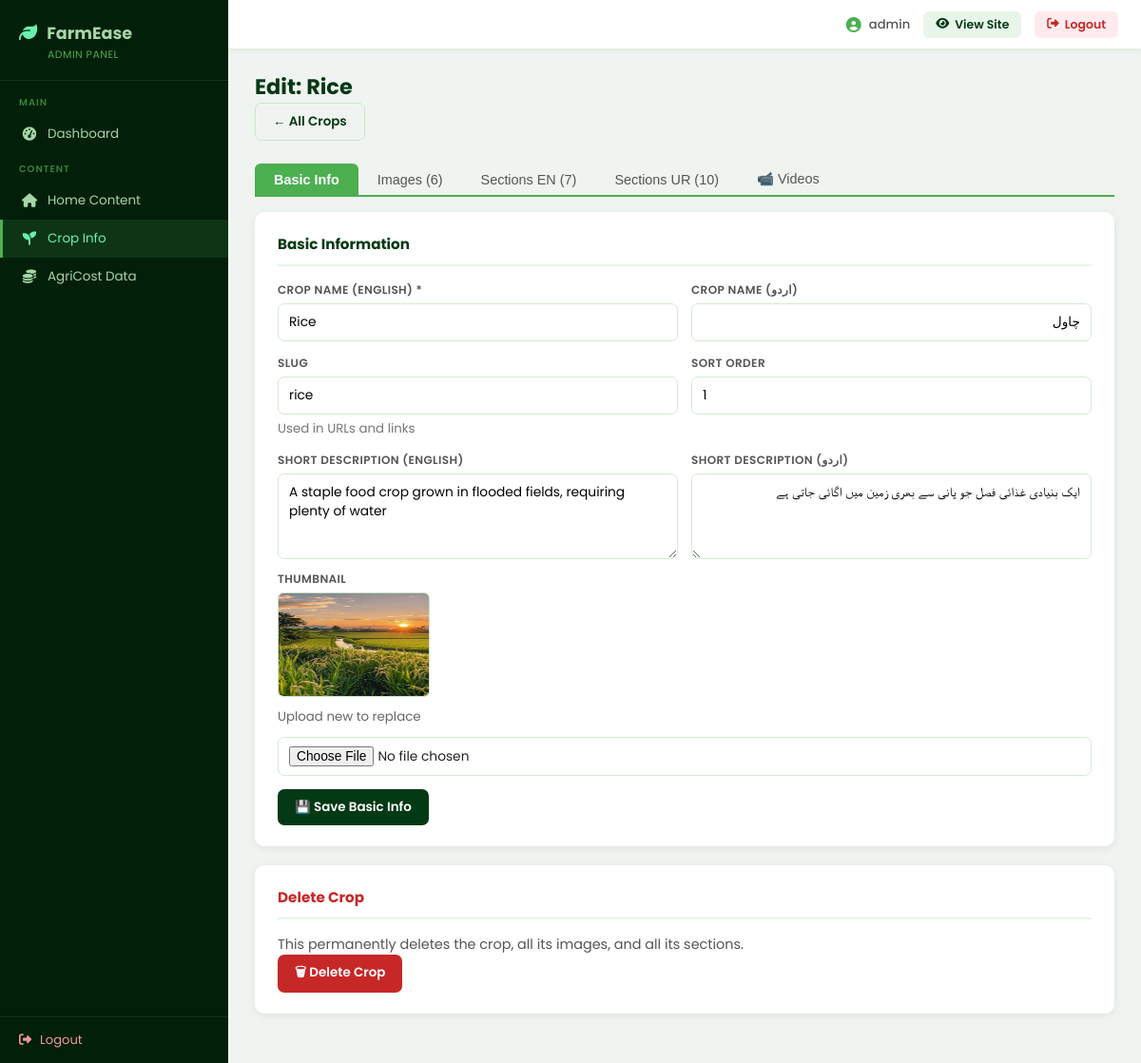
/backend/admin/crop-info.php?view=edit&id=1 (signed in), run on the app's committed database.
### tables this page shows
CREATE TABLE `crops` (
  `id` int(11) NOT NULL,
  `slug` varchar(50) NOT NULL,
  `name_en` varchar(100) DEFAULT '',
  `name_ur` varchar(100) DEFAULT '',
  `desc_en` text DEFAULT NULL,
  `desc_ur` text DEFAULT NULL,
  `thumbnail` varchar(255) DEFAULT '',
  `video_1` varchar(100) DEFAULT '',
  `video_2` varchar(100) DEFAULT '',
  `video_3` varchar(100) DEFAULT '',
  `video_4` varchar(100) DEFAULT '',
  `sort_order` int(11) DEFAULT 0,
  `images` longtext DEFAULT NULL,
  `sections_en` longtext DEFAULT NULL,
  `sections_ur` longtext DEFAULT NULL
);

### backend/admin/crop-info.php (the view, shortened to what this page needs)
<?php
function imgUrl($path) {
    return str_starts_with($path, 'http') ? $path : '../../frontend/' . $path;
}
function cropJsonDecode($raw) {
    $arr = json_decode($raw ?? '[]', true);
    return is_array($arr) ? $arr : [];
}
global $conn;
$view = $_GET['view'] ?? '';
$id   = (int)($_GET['id'] ?? 0);
$msg  = $_GET['msg'] ?? '';
$tab  = $_GET['tab'] ?? 'basic';
$crop = null;
$images = [];
$secEn = [];
$secUr = [];
if ($view === 'edit' && $id) {
    $crop = $conn->query("SELECT * FROM crops WHERE id=$id")->fetch_assoc();
    $images = cropJsonDecode($crop['images'] ?? '[]');
    $secEn  = cropJsonDecode($crop['sections_en'] ?? '[]');
    $secUr  = cropJsonDecode($crop['sections_ur'] ?? '[]');
}
$allCrops = $conn->query("SELECT * FROM crops ORDER BY sort_order, name_en")->fetch_all(MYSQLI_ASSOC);
?>
<!DOCTYPE html><html lang="en"><head><meta charset="UTF-8"><title>Crop Info</title>
<?php include __DIR__ . '/partials/head-styles.php'; ?>
</head><body>
<div class="layout">
<?php include __DIR__ . '/partials/sidebar.php'; ?>
<main class="content">
<?php if ($view === 'new'): ?>
<div class="page-header">
  <h1>Add New Crop</h1>
  <a href="crop-info.php" class="btn btn-outline">← Back</a>
</div>
<?php if ($msg === 'slug_taken'): ?>
<div class="alert alert-error">⚠ That slug is already taken. Choose a different one.</div>
<?php endif; ?>
<div class="card">
  <form method="POST" enctype="multipart/form-data">
    <input type="hidden" name="_action" value="create">
    <div class="form-grid">
      <div class="form-group">
        <label>Crop Name (English) *</label>
        <input type="text" name="name_en" required placeholder="e.g. Wheat">
      </div>
      <div class="form-group">
        <label>Crop Name (اردو)</label>
        <input type="text" name="name_ur" dir="rtl" placeholder="e.g. گندم">
      </div>
      <div class="form-group">
        <label>Slug (URL key) *</label>
        <input type="text" name="slug" required placeholder="e.g. wheat" id="slugInput">
        <small style="color:#777">Lowercase letters, numbers, hyphens only</small>
      </div>
      <div class="form-group">
        <label>Sort Order</label>
        <input type="number" name="sort_order" value="0">
      </div>
      <div class="form-group">
        <label>Short Description (English)</label>
        <textarea name="desc_en" rows="2" placeholder="e.g. A staple food crop grown in flooded fields, requiring plenty of water"></textarea>
      </div>
      <div class="form-group">
        <label>Short Description (اردو)</label>
        <textarea name="desc_ur" rows="2" dir="rtl" placeholder="مثلاً ایک اہم غذائی فصل جو سیلابی کھیتوں میں اگائی جاتی ہے..."></textarea>
      </div>
    </div>
    <div class="form-group" style="margin-top:12px">
      <label>Thumbnail Image</label>
      <input type="file" name="thumbnail" accept="image/*">
    </div>
    <div class="btn-group" style="margin-top:16px">
      <button type="submit" class="btn btn-primary">Create Crop →</button>
      <a href="crop-info.php" class="btn btn-outline">Cancel</a>
    </div>
  </form>
</div>
<script>
document.querySelector('input[name="name_en"]').addEventListener('input', function(){
  const s = document.getElementById('slugInput');
  if (!s.dataset.manual) s.value = this.value.toLowerCase().replace(/[^a-z0-9]+/g,'-').replace(/^-|-$/g,'');
});
document.getElementById('slugInput').addEventListener('input', function(){ this.dataset.manual = '1'; });
</script>
<?php elseif ($view === 'edit' && $crop): ?>
<div class="page-header">
  <h1>Edit: <?= htmlspecialchars($crop['name_en']) ?></h1>
  <a href="crop-info.php" class="btn btn-outline">← All Crops</a>
</div>
<div class="tab-strip">
  <button class="<?= $tab==='basic'?'active':'' ?>" onclick="showTab('basic')">Basic Info</button>
  <button class="<?= $tab==='images'?'active':'' ?>" onclick="showTab('images')">Images (<?= count($images) ?>)</button>
  <button class="<?= $tab==='en'?'active':'' ?>" onclick="showTab('en')">Sections EN (<?= count($secEn) ?>)</button>
  <button class="<?= $tab==='ur'?'active':'' ?>" onclick="showTab('ur')">Sections UR (<?= count($secUr) ?>)</button>
  <button class="<?= $tab==='videos'?'active':'' ?>" onclick="showTab('videos')">📹 Videos</button>
</div>
<div id="tab-basic" class="tab-pane <?= $tab==='basic'?'show':'' ?>">
<div class="card">
  <h2>Basic Information</h2>
  <form method="POST" enctype="multipart/form-data">
    <div class="form-grid">
      <div class="form-group">
        <label>Crop Name (English) *</label>
        <input type="text" name="name_en" value="<?= htmlspecialchars($crop['name_en']) ?>" required>
      </div>
      <div class="form-group">
        <label>Crop Name (اردو)</label>
        <input type="text" name="name_ur" dir="rtl" value="<?= htmlspecialchars($crop['name_ur']) ?>">
      </div>
      <div class="form-group">
        <label>Slug</label>
        <input type="text" name="slug" value="<?= htmlspecialchars($crop['slug']) ?>" required>
        <small style="color:#777">Used in URLs and links</small>
      </div>
      <div class="form-group">
        <label>Sort Order</label>
        <input type="number" name="sort_order" value="<?= (int)$crop['sort_order'] ?>">
      </div>
      <div class="form-group">
        <label>Short Description (English)</label>
        <textarea name="desc_en" rows="2" placeholder="e.g. A staple food crop grown in flooded fields, requiring plenty of water"><?= htmlspecialchars($crop['desc_en'] ?? '') ?></textarea>
      </div>
      <div class="form-group">
        <label>Short Description (اردو)</label>
        <textarea name="desc_ur" rows="2" dir="rtl" placeholder="مثلاً ایک اہم غذائی فصل جو سیلابی کھیتوں میں اگائی جاتی ہے..."><?= htmlspecialchars($crop['desc_ur'] ?? '') ?></textarea>
      </div>
    </div>
    <div class="form-group" style="margin-top:12px">
      <label>Thumbnail</label>
      <?php if ($crop['thumbnail']): ?>
        <img src="<?= htmlspecialchars(imgUrl($crop['thumbnail'])) ?>" class="img-preview" style="max-width:160px;max-height:110px;border-radius:6px;border:1px solid #c8e6c9;display:block;margin-bottom:6px">
        <small style="color:#666">Upload new to replace</small>
      <?php endif; ?>
      <input type="file" name="thumbnail" accept="image/*" style="margin-top:6px">
    </div>
    <div class="btn-group" style="margin-top:14px">
      <button type="submit" class="btn btn-primary">💾 Save Basic Info</button>
    </div>
  </form>
</div>
<div class="card" style="border-color:#ffcdd2">
  <h2 style="color:#c62828">Delete Crop</h2>
  <p style="color:#555;font-size:.9rem">This permanently deletes the crop, all its images, and all its sections.</p>
  <form method="POST" onsubmit="return confirm('Delete this crop and ALL its data? This cannot be undone.')">
    <button type="submit" class="btn btn-danger">🗑 Delete Crop</button>
  </form>
</div>
</div>
<?php endif; ?>
</main></div></body></html>

### backend/admin/partials/head-styles.php (style rules this page uses)
* { box-sizing: border-box; margin: 0; padding: 0; }
body { font-family: 'Poppins', sans-serif; background: #f0f4f0; color: #222; }
.layout { display: flex; min-height: 100vh; }
.content { flex: 1; margin-left: 240px; padding: 74px 28px 32px; overflow-y: auto; min-width: 0; }
.page-header { margin-bottom: 24px; }
.page-header h1 { font-size: 1.4rem; font-weight: 700; color: #043915; display: flex; align-items: center; gap: 10px; }
.card { background: #fff; border-radius: 10px; padding: 22px 24px; box-shadow: 0 2px 8px rgba(0,0,0,.07); margin-bottom: 20px; }
.card h2 { font-size: .95rem; color: #043915; margin-bottom: 16px; padding-bottom: 10px; border-bottom: 2px solid #e8f5e9; display: flex; align-items: center; gap: 8px; }
.form-grid { display: grid; grid-template-columns: 1fr 1fr; gap: 14px; }
.form-group { display: flex; flex-direction: column; gap: 5px; }
.form-group label { font-size: .75rem; font-weight: 600; color: #555; text-transform: uppercase; letter-spacing: .4px; }
.form-group input, .form-group select, .form-group textarea { border: 1.5px solid #d4ebd4; border-radius: 7px; padding: 9px 11px; font-size: .86rem; font-family: 'Poppins', sans-serif; outline: none; transition: border-color .2s, box-shadow .2s; width: 100%; background: #fff; }
.form-group textarea { resize: vertical; min-height: 90px; }
.btn { padding: 9px 18px; border-radius: 7px; border: none; cursor: pointer; font-size: .84rem; font-weight: 600; font-family: 'Poppins', sans-serif; text-decoration: none; display: inline-flex; align-items: center; gap: 7px; transition: background .2s, transform .15s; }
.btn-primary { background: #043915; color: #fff; }
.btn-danger { background: #c62828; color: #fff; }
.btn-outline { background: transparent; color: #043915; border: 1.5px solid #c8e6c9; }
.btn-group { display: flex; gap: 8px; margin-top: 14px; flex-wrap: wrap; }

### backend/admin/crop-info.php (style rules this page uses)
.tab-strip { display:flex;gap:0;border-bottom:2px solid #4caf50;margin-bottom:16px }
.tab-strip button { padding:8px 20px;border:none;background:none;cursor:pointer;font-size:.9rem;color:#555;border-radius:6px 6px 0 0;transition:background .15s }
.tab-strip button.active { background:#4caf50;color:#fff;font-weight:600 }
.tab-pane { display:none }
.tab-pane.show { display:block }

### data on the page
crops: name_en "Rice", images "6", sections_en "7", sections_ur "10", name_ur "چاول", slug "rice", sort_order "1", desc_en "A staple food crop grown in flooded fields, requiring plenty of water", desc_ur "ایک بنیادی غذائی فصل جو پانی سے بھری زمین میں اگائی جاتی ہے", thumbnail (picture)

### other printed values
$_SESSION['admin_user'] "admin"
